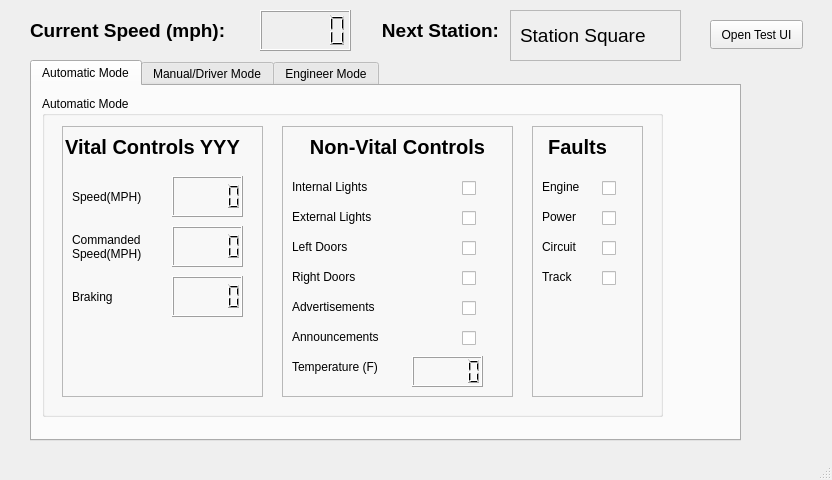
<?xml version="1.0" encoding="UTF-8"?>
<ui version="4.0">
 <class>DriverTestUI</class>
 <widget class="QMainWindow" name="DriverTestUI">
  <property name="geometry">
   <rect>
    <x>0</x>
    <y>0</y>
    <width>832</width>
    <height>480</height>
   </rect>
  </property>
  <property name="windowTitle">
   <string>MainWindow</string>
  </property>
  <property name="autoFillBackground">
   <bool>false</bool>
  </property>
  <widget class="QWidget" name="centralwidget">
   <widget class="QLabel" name="label_5">
    <property name="geometry">
     <rect>
      <x>370</x>
      <y>10</y>
      <width>141</width>
      <height>41</height>
     </rect>
    </property>
    <property name="font">
     <font>
      <pointsize>14</pointsize>
      <bold>true</bold>
     </font>
    </property>
    <property name="text">
     <string>Next Station:</string>
    </property>
    <property name="alignment">
     <set>Qt::AlignCenter</set>
    </property>
   </widget>
   <widget class="QLabel" name="label_6">
    <property name="geometry">
     <rect>
      <x>30</x>
      <y>10</y>
      <width>231</width>
      <height>41</height>
     </rect>
    </property>
    <property name="font">
     <font>
      <pointsize>14</pointsize>
      <bold>true</bold>
     </font>
    </property>
    <property name="text">
     <string>Current Speed (mph):</string>
    </property>
   </widget>
   <widget class="QLCDNumber" name="currentSpeed_lcdDisplay">
    <property name="geometry">
     <rect>
      <x>260</x>
      <y>10</y>
      <width>91</width>
      <height>41</height>
     </rect>
    </property>
    <property name="font">
     <font>
      <pointsize>14</pointsize>
      <bold>true</bold>
     </font>
    </property>
   </widget>
   <widget class="QFrame" name="frame">
    <property name="geometry">
     <rect>
      <x>510</x>
      <y>10</y>
      <width>171</width>
      <height>51</height>
     </rect>
    </property>
    <property name="frameShape">
     <enum>QFrame::StyledPanel</enum>
    </property>
    <property name="frameShadow">
     <enum>QFrame::Raised</enum>
    </property>
    <property name="lineWidth">
     <number>5</number>
    </property>
    <property name="midLineWidth">
     <number>5</number>
    </property>
    <widget class="QLabel" name="next_station_label">
     <property name="geometry">
      <rect>
       <x>10</x>
       <y>10</y>
       <width>161</width>
       <height>31</height>
      </rect>
     </property>
     <property name="font">
      <font>
       <pointsize>14</pointsize>
      </font>
     </property>
     <property name="autoFillBackground">
      <bool>false</bool>
     </property>
     <property name="text">
      <string>Station Square</string>
     </property>
    </widget>
   </widget>
   <widget class="QPushButton" name="pushButton">
    <property name="geometry">
     <rect>
      <x>1360</x>
      <y>20</y>
      <width>71</width>
      <height>30</height>
     </rect>
    </property>
    <property name="font">
     <font>
      <pointsize>14</pointsize>
      <bold>true</bold>
     </font>
    </property>
    <property name="text">
     <string>I/0</string>
    </property>
   </widget>
   <widget class="QTabWidget" name="TabWigets">
    <property name="geometry">
     <rect>
      <x>30</x>
      <y>60</y>
      <width>711</width>
      <height>381</height>
     </rect>
    </property>
    <property name="currentIndex">
     <number>0</number>
    </property>
    <widget class="QWidget" name="tab">
     <attribute name="title">
      <string>Automatic Mode</string>
     </attribute>
     <widget class="QGroupBox" name="ManualMode_GroupBox">
      <property name="geometry">
       <rect>
        <x>10</x>
        <y>10</y>
        <width>621</width>
        <height>321</height>
       </rect>
      </property>
      <property name="title">
       <string>Automatic Mode</string>
      </property>
      <widget class="QFrame" name="VitalControlFrame_2">
       <property name="geometry">
        <rect>
         <x>20</x>
         <y>30</y>
         <width>201</width>
         <height>271</height>
        </rect>
       </property>
       <property name="frameShape">
        <enum>QFrame::StyledPanel</enum>
       </property>
       <property name="frameShadow">
        <enum>QFrame::Raised</enum>
       </property>
       <widget class="QLabel" name="label_11">
        <property name="geometry">
         <rect>
          <x>0</x>
          <y>0</y>
          <width>181</width>
          <height>41</height>
         </rect>
        </property>
        <property name="font">
         <font>
          <pointsize>15</pointsize>
          <bold>true</bold>
         </font>
        </property>
        <property name="text">
         <string>Vital Controls YYY</string>
        </property>
        <property name="alignment">
         <set>Qt::AlignCenter</set>
        </property>
       </widget>
       <widget class="QLCDNumber" name="speed_DisplayBox">
        <property name="geometry">
         <rect>
          <x>110</x>
          <y>50</y>
          <width>71</width>
          <height>41</height>
         </rect>
        </property>
        <property name="font">
         <font>
          <pointsize>14</pointsize>
          <bold>true</bold>
         </font>
        </property>
       </widget>
       <widget class="QLabel" name="label_13">
        <property name="geometry">
         <rect>
          <x>10</x>
          <y>50</y>
          <width>91</width>
          <height>41</height>
         </rect>
        </property>
        <property name="font">
         <font>
          <bold>false</bold>
         </font>
        </property>
        <property name="text">
         <string>Speed(MPH)</string>
        </property>
       </widget>
       <widget class="QLabel" name="label_14">
        <property name="geometry">
         <rect>
          <x>10</x>
          <y>150</y>
          <width>91</width>
          <height>41</height>
         </rect>
        </property>
        <property name="font">
         <font>
          <bold>false</bold>
         </font>
        </property>
        <property name="text">
         <string>Braking</string>
        </property>
       </widget>
       <widget class="QLCDNumber" name="CommandedSpeed_DisplayBox">
        <property name="geometry">
         <rect>
          <x>110</x>
          <y>100</y>
          <width>71</width>
          <height>41</height>
         </rect>
        </property>
        <property name="font">
         <font>
          <pointsize>14</pointsize>
          <bold>true</bold>
         </font>
        </property>
       </widget>
       <widget class="QLCDNumber" name="Braking_DisplayBox">
        <property name="geometry">
         <rect>
          <x>110</x>
          <y>150</y>
          <width>71</width>
          <height>41</height>
         </rect>
        </property>
        <property name="font">
         <font>
          <pointsize>14</pointsize>
          <bold>true</bold>
         </font>
        </property>
       </widget>
      </widget>
      <widget class="QFrame" name="faultsframe">
       <property name="geometry">
        <rect>
         <x>490</x>
         <y>30</y>
         <width>111</width>
         <height>271</height>
        </rect>
       </property>
       <property name="frameShape">
        <enum>QFrame::StyledPanel</enum>
       </property>
       <property name="frameShadow">
        <enum>QFrame::Raised</enum>
       </property>
       <widget class="QLabel" name="label_7">
        <property name="geometry">
         <rect>
          <x>-10</x>
          <y>0</y>
          <width>111</width>
          <height>41</height>
         </rect>
        </property>
        <property name="font">
         <font>
          <pointsize>15</pointsize>
          <bold>true</bold>
         </font>
        </property>
        <property name="text">
         <string>Faults</string>
        </property>
        <property name="alignment">
         <set>Qt::AlignCenter</set>
        </property>
       </widget>
       <widget class="QLabel" name="label_27">
        <property name="geometry">
         <rect>
          <x>10</x>
          <y>40</y>
          <width>61</width>
          <height>41</height>
         </rect>
        </property>
        <property name="font">
         <font>
          <bold>false</bold>
         </font>
        </property>
        <property name="text">
         <string>Engine</string>
        </property>
       </widget>
       <widget class="QLabel" name="label_29">
        <property name="geometry">
         <rect>
          <x>10</x>
          <y>70</y>
          <width>51</width>
          <height>41</height>
         </rect>
        </property>
        <property name="font">
         <font>
          <bold>false</bold>
         </font>
        </property>
        <property name="text">
         <string>Power</string>
        </property>
       </widget>
       <widget class="QCheckBox" name="EngineFault_DisplayBox">
        <property name="geometry">
         <rect>
          <x>70</x>
          <y>50</y>
          <width>31</width>
          <height>24</height>
         </rect>
        </property>
        <property name="text">
         <string/>
        </property>
       </widget>
       <widget class="QCheckBox" name="PowerFault_DisplayBox">
        <property name="geometry">
         <rect>
          <x>70</x>
          <y>80</y>
          <width>31</width>
          <height>24</height>
         </rect>
        </property>
        <property name="text">
         <string/>
        </property>
       </widget>
       <widget class="QCheckBox" name="CircuitFault_DisplayBox">
        <property name="geometry">
         <rect>
          <x>70</x>
          <y>110</y>
          <width>21</width>
          <height>24</height>
         </rect>
        </property>
        <property name="text">
         <string/>
        </property>
       </widget>
       <widget class="QCheckBox" name="TrackFault_DisplayBox">
        <property name="geometry">
         <rect>
          <x>70</x>
          <y>140</y>
          <width>31</width>
          <height>24</height>
         </rect>
        </property>
        <property name="text">
         <string/>
        </property>
       </widget>
       <widget class="QLabel" name="label_28">
        <property name="geometry">
         <rect>
          <x>10</x>
          <y>130</y>
          <width>61</width>
          <height>41</height>
         </rect>
        </property>
        <property name="font">
         <font>
          <bold>false</bold>
         </font>
        </property>
        <property name="text">
         <string>Track</string>
        </property>
       </widget>
       <widget class="QLabel" name="label_30">
        <property name="geometry">
         <rect>
          <x>10</x>
          <y>100</y>
          <width>51</width>
          <height>41</height>
         </rect>
        </property>
        <property name="font">
         <font>
          <bold>false</bold>
         </font>
        </property>
        <property name="text">
         <string>Circuit</string>
        </property>
       </widget>
      </widget>
      <widget class="QLabel" name="label_15">
       <property name="geometry">
        <rect>
         <x>30</x>
         <y>130</y>
         <width>101</width>
         <height>41</height>
        </rect>
       </property>
       <property name="font">
        <font>
         <bold>false</bold>
        </font>
       </property>
       <property name="text">
        <string>Commanded Speed(MPH)</string>
       </property>
       <property name="wordWrap">
        <bool>true</bool>
       </property>
      </widget>
      <widget class="QFrame" name="VitalControlFrame">
       <property name="geometry">
        <rect>
         <x>240</x>
         <y>30</y>
         <width>231</width>
         <height>271</height>
        </rect>
       </property>
       <property name="frameShape">
        <enum>QFrame::StyledPanel</enum>
       </property>
       <property name="frameShadow">
        <enum>QFrame::Raised</enum>
       </property>
       <widget class="QLabel" name="label_16">
        <property name="geometry">
         <rect>
          <x>-10</x>
          <y>0</y>
          <width>251</width>
          <height>41</height>
         </rect>
        </property>
        <property name="font">
         <font>
          <pointsize>15</pointsize>
          <bold>true</bold>
         </font>
        </property>
        <property name="text">
         <string>Non-Vital Controls</string>
        </property>
        <property name="alignment">
         <set>Qt::AlignCenter</set>
        </property>
       </widget>
       <widget class="QLabel" name="label_18">
        <property name="geometry">
         <rect>
          <x>10</x>
          <y>70</y>
          <width>101</width>
          <height>41</height>
         </rect>
        </property>
        <property name="font">
         <font>
          <bold>false</bold>
         </font>
        </property>
        <property name="text">
         <string>External Lights</string>
        </property>
       </widget>
       <widget class="QLCDNumber" name="Temperature_DisplayBox">
        <property name="geometry">
         <rect>
          <x>130</x>
          <y>230</y>
          <width>71</width>
          <height>31</height>
         </rect>
        </property>
        <property name="font">
         <font>
          <pointsize>14</pointsize>
          <bold>true</bold>
         </font>
        </property>
       </widget>
       <widget class="QLabel" name="label_20">
        <property name="geometry">
         <rect>
          <x>10</x>
          <y>100</y>
          <width>101</width>
          <height>41</height>
         </rect>
        </property>
        <property name="font">
         <font>
          <bold>false</bold>
         </font>
        </property>
        <property name="text">
         <string>Left Doors</string>
        </property>
       </widget>
       <widget class="QCheckBox" name="InternalLights_DisplayBox">
        <property name="geometry">
         <rect>
          <x>180</x>
          <y>50</y>
          <width>31</width>
          <height>24</height>
         </rect>
        </property>
        <property name="text">
         <string/>
        </property>
       </widget>
       <widget class="QCheckBox" name="InternalLights_DisplayCheck_3">
        <property name="geometry">
         <rect>
          <x>320</x>
          <y>70</y>
          <width>31</width>
          <height>24</height>
         </rect>
        </property>
        <property name="text">
         <string/>
        </property>
       </widget>
       <widget class="QLabel" name="label_19">
        <property name="geometry">
         <rect>
          <x>10</x>
          <y>40</y>
          <width>101</width>
          <height>41</height>
         </rect>
        </property>
        <property name="font">
         <font>
          <bold>false</bold>
         </font>
        </property>
        <property name="text">
         <string>Internal Lights</string>
        </property>
       </widget>
       <widget class="QLabel" name="label_21">
        <property name="geometry">
         <rect>
          <x>10</x>
          <y>130</y>
          <width>101</width>
          <height>41</height>
         </rect>
        </property>
        <property name="font">
         <font>
          <bold>false</bold>
         </font>
        </property>
        <property name="text">
         <string>Right Doors</string>
        </property>
       </widget>
       <widget class="QCheckBox" name="ExternalLights_DisplayBox">
        <property name="geometry">
         <rect>
          <x>180</x>
          <y>80</y>
          <width>31</width>
          <height>24</height>
         </rect>
        </property>
        <property name="text">
         <string/>
        </property>
       </widget>
       <widget class="QCheckBox" name="LeftDoors_DisplayBox">
        <property name="geometry">
         <rect>
          <x>180</x>
          <y>110</y>
          <width>31</width>
          <height>24</height>
         </rect>
        </property>
        <property name="text">
         <string/>
        </property>
       </widget>
       <widget class="QCheckBox" name="RightDoors_DisplayBox">
        <property name="geometry">
         <rect>
          <x>180</x>
          <y>140</y>
          <width>31</width>
          <height>24</height>
         </rect>
        </property>
        <property name="text">
         <string/>
        </property>
       </widget>
       <widget class="QCheckBox" name="Advertisements_DisplayBox">
        <property name="geometry">
         <rect>
          <x>180</x>
          <y>170</y>
          <width>31</width>
          <height>24</height>
         </rect>
        </property>
        <property name="text">
         <string/>
        </property>
       </widget>
       <widget class="QCheckBox" name="Announcements_DisplayBox">
        <property name="geometry">
         <rect>
          <x>180</x>
          <y>200</y>
          <width>31</width>
          <height>24</height>
         </rect>
        </property>
        <property name="text">
         <string/>
        </property>
       </widget>
       <widget class="QLabel" name="label_22">
        <property name="geometry">
         <rect>
          <x>10</x>
          <y>160</y>
          <width>111</width>
          <height>41</height>
         </rect>
        </property>
        <property name="font">
         <font>
          <bold>false</bold>
         </font>
        </property>
        <property name="text">
         <string>Advertisements</string>
        </property>
       </widget>
       <widget class="QLabel" name="label_24">
        <property name="geometry">
         <rect>
          <x>10</x>
          <y>190</y>
          <width>111</width>
          <height>41</height>
         </rect>
        </property>
        <property name="font">
         <font>
          <bold>false</bold>
         </font>
        </property>
        <property name="text">
         <string>Announcements</string>
        </property>
       </widget>
       <widget class="QLabel" name="label_23">
        <property name="geometry">
         <rect>
          <x>10</x>
          <y>220</y>
          <width>111</width>
          <height>41</height>
         </rect>
        </property>
        <property name="font">
         <font>
          <bold>false</bold>
         </font>
        </property>
        <property name="text">
         <string>Temperature (F)</string>
        </property>
       </widget>
      </widget>
     </widget>
    </widget>
    <widget class="QWidget" name="tab_2">
     <attribute name="title">
      <string>Manual/Driver Mode</string>
     </attribute>
     <widget class="QGroupBox" name="Manual_Frame">
      <property name="geometry">
       <rect>
        <x>10</x>
        <y>10</y>
        <width>651</width>
        <height>261</height>
       </rect>
      </property>
      <property name="title">
       <string>Manual Mode</string>
      </property>
      <widget class="QCheckBox" name="Advertisements_CheckBox">
       <property name="geometry">
        <rect>
         <x>370</x>
         <y>150</y>
         <width>81</width>
         <height>23</height>
        </rect>
       </property>
       <property name="text">
        <string>On/Off</string>
       </property>
      </widget>
      <widget class="QLabel" name="label_10">
       <property name="geometry">
        <rect>
         <x>150</x>
         <y>100</y>
         <width>91</width>
         <height>41</height>
        </rect>
       </property>
       <property name="font">
        <font>
         <bold>true</bold>
        </font>
       </property>
       <property name="text">
        <string>Braking</string>
       </property>
      </widget>
      <widget class="QSlider" name="speed_Slider">
       <property name="geometry">
        <rect>
         <x>20</x>
         <y>80</y>
         <width>121</width>
         <height>22</height>
        </rect>
       </property>
       <property name="orientation">
        <enum>Qt::Horizontal</enum>
       </property>
      </widget>
      <widget class="QLabel" name="label_3">
       <property name="geometry">
        <rect>
         <x>240</x>
         <y>110</y>
         <width>67</width>
         <height>17</height>
        </rect>
       </property>
       <property name="font">
        <font>
         <bold>true</bold>
        </font>
       </property>
       <property name="text">
        <string>Lights</string>
       </property>
       <property name="alignment">
        <set>Qt::AlignCenter</set>
       </property>
      </widget>
      <widget class="QCheckBox" name="Annoucements_CheckBox">
       <property name="geometry">
        <rect>
         <x>250</x>
         <y>70</y>
         <width>81</width>
         <height>23</height>
        </rect>
       </property>
       <property name="text">
        <string>On/Off</string>
       </property>
      </widget>
      <widget class="QDoubleSpinBox" name="temperature_box">
       <property name="geometry">
        <rect>
         <x>370</x>
         <y>70</y>
         <width>91</width>
         <height>32</height>
        </rect>
       </property>
       <property name="minimum">
        <double>50.000000000000000</double>
       </property>
       <property name="maximum">
        <double>90.000000000000000</double>
       </property>
       <property name="value">
        <double>72.000000000000000</double>
       </property>
      </widget>
      <widget class="QSlider" name="braking_Slider">
       <property name="geometry">
        <rect>
         <x>20</x>
         <y>150</y>
         <width>121</width>
         <height>22</height>
        </rect>
       </property>
       <property name="orientation">
        <enum>Qt::Horizontal</enum>
       </property>
      </widget>
      <widget class="QLCDNumber" name="braking_lcdDisplay">
       <property name="geometry">
        <rect>
         <x>150</x>
         <y>140</y>
         <width>71</width>
         <height>41</height>
        </rect>
       </property>
       <property name="font">
        <font>
         <pointsize>14</pointsize>
         <bold>true</bold>
        </font>
       </property>
      </widget>
      <widget class="QLCDNumber" name="speed_lcdDisplay">
       <property name="geometry">
        <rect>
         <x>150</x>
         <y>60</y>
         <width>71</width>
         <height>41</height>
        </rect>
       </property>
       <property name="font">
        <font>
         <pointsize>14</pointsize>
         <bold>true</bold>
        </font>
       </property>
      </widget>
      <widget class="Line" name="line_2">
       <property name="geometry">
        <rect>
         <x>480</x>
         <y>30</y>
         <width>20</width>
         <height>201</height>
        </rect>
       </property>
       <property name="orientation">
        <enum>Qt::Vertical</enum>
       </property>
      </widget>
      <widget class="Line" name="line">
       <property name="geometry">
        <rect>
         <x>230</x>
         <y>30</y>
         <width>20</width>
         <height>211</height>
        </rect>
       </property>
       <property name="orientation">
        <enum>Qt::Vertical</enum>
       </property>
      </widget>
      <widget class="QComboBox" name="lights_ComboBox">
       <property name="geometry">
        <rect>
         <x>250</x>
         <y>140</y>
         <width>91</width>
         <height>26</height>
        </rect>
       </property>
       <item>
        <property name="text">
         <string>Off</string>
        </property>
       </item>
       <item>
        <property name="text">
         <string>Internal</string>
        </property>
       </item>
       <item>
        <property name="text">
         <string>External</string>
        </property>
       </item>
       <item>
        <property name="text">
         <string>Both</string>
        </property>
       </item>
      </widget>
      <widget class="QPushButton" name="e_brake_button">
       <property name="geometry">
        <rect>
         <x>510</x>
         <y>80</y>
         <width>131</width>
         <height>101</height>
        </rect>
       </property>
       <property name="font">
        <font>
         <bold>true</bold>
        </font>
       </property>
       <property name="autoFillBackground">
        <bool>false</bool>
       </property>
       <property name="text">
        <string>Emergency Brake</string>
       </property>
      </widget>
      <widget class="QComboBox" name="doors_ComboBox">
       <property name="geometry">
        <rect>
         <x>250</x>
         <y>210</y>
         <width>91</width>
         <height>26</height>
        </rect>
       </property>
       <item>
        <property name="text">
         <string>Closed</string>
        </property>
       </item>
       <item>
        <property name="text">
         <string>Left</string>
        </property>
       </item>
       <item>
        <property name="text">
         <string>Right</string>
        </property>
       </item>
       <item>
        <property name="text">
         <string>Both</string>
        </property>
       </item>
      </widget>
      <widget class="QLabel" name="label_4">
       <property name="geometry">
        <rect>
         <x>240</x>
         <y>180</y>
         <width>67</width>
         <height>17</height>
        </rect>
       </property>
       <property name="font">
        <font>
         <bold>true</bold>
        </font>
       </property>
       <property name="text">
        <string>Doors</string>
       </property>
       <property name="alignment">
        <set>Qt::AlignCenter</set>
       </property>
      </widget>
      <widget class="QLabel" name="label_8">
       <property name="geometry">
        <rect>
         <x>250</x>
         <y>40</y>
         <width>121</width>
         <height>20</height>
        </rect>
       </property>
       <property name="font">
        <font>
         <bold>true</bold>
        </font>
       </property>
       <property name="text">
        <string>Announcements</string>
       </property>
       <property name="alignment">
        <set>Qt::AlignCenter</set>
       </property>
      </widget>
      <widget class="QLabel" name="label_2">
       <property name="geometry">
        <rect>
         <x>150</x>
         <y>20</y>
         <width>91</width>
         <height>41</height>
        </rect>
       </property>
       <property name="font">
        <font>
         <bold>true</bold>
        </font>
       </property>
       <property name="text">
        <string>Speed(MPH)</string>
       </property>
      </widget>
      <widget class="QLabel" name="label_12">
       <property name="geometry">
        <rect>
         <x>370</x>
         <y>120</y>
         <width>121</width>
         <height>20</height>
        </rect>
       </property>
       <property name="font">
        <font>
         <bold>true</bold>
        </font>
       </property>
       <property name="text">
        <string>Advertisements</string>
       </property>
       <property name="alignment">
        <set>Qt::AlignCenter</set>
       </property>
      </widget>
      <widget class="QLabel" name="label_9">
       <property name="geometry">
        <rect>
         <x>370</x>
         <y>40</y>
         <width>111</width>
         <height>22</height>
        </rect>
       </property>
       <property name="font">
        <font>
         <bold>true</bold>
         <kerning>false</kerning>
        </font>
       </property>
       <property name="text">
        <string>Temperature(F)</string>
       </property>
       <property name="alignment">
        <set>Qt::AlignCenter</set>
       </property>
      </widget>
     </widget>
    </widget>
    <widget class="QWidget" name="tab_3">
     <attribute name="title">
      <string>Engineer Mode</string>
     </attribute>
     <widget class="QGroupBox" name="EngineerMode_Frame">
      <property name="geometry">
       <rect>
        <x>10</x>
        <y>10</y>
        <width>371</width>
        <height>80</height>
       </rect>
      </property>
      <property name="title">
       <string>Engineer Mode</string>
      </property>
      <widget class="QLabel" name="label_31">
       <property name="geometry">
        <rect>
         <x>200</x>
         <y>40</y>
         <width>63</width>
         <height>20</height>
        </rect>
       </property>
       <property name="text">
        <string>Set Ki:</string>
       </property>
      </widget>
      <widget class="QDoubleSpinBox" name="setKp_Box">
       <property name="geometry">
        <rect>
         <x>90</x>
         <y>30</y>
         <width>91</width>
         <height>32</height>
        </rect>
       </property>
       <property name="minimum">
        <double>50.000000000000000</double>
       </property>
       <property name="maximum">
        <double>90.000000000000000</double>
       </property>
       <property name="value">
        <double>72.000000000000000</double>
       </property>
      </widget>
      <widget class="QLabel" name="label">
       <property name="geometry">
        <rect>
         <x>30</x>
         <y>40</y>
         <width>63</width>
         <height>20</height>
        </rect>
       </property>
       <property name="text">
        <string>Set Kp:</string>
       </property>
      </widget>
      <widget class="QDoubleSpinBox" name="setKi_Box">
       <property name="geometry">
        <rect>
         <x>250</x>
         <y>30</y>
         <width>91</width>
         <height>32</height>
        </rect>
       </property>
       <property name="minimum">
        <double>50.000000000000000</double>
       </property>
       <property name="maximum">
        <double>90.000000000000000</double>
       </property>
       <property name="value">
        <double>72.000000000000000</double>
       </property>
      </widget>
     </widget>
    </widget>
   </widget>
   <widget class="QPushButton" name="OpenTestUI">
    <property name="geometry">
     <rect>
      <x>710</x>
      <y>20</y>
      <width>93</width>
      <height>29</height>
     </rect>
    </property>
    <property name="text">
     <string>Open Test UI</string>
    </property>
   </widget>
  </widget>
  <widget class="QStatusBar" name="statusbar"/>
 </widget>
 <resources/>
 <connections>
  <connection>
   <sender>speed_Slider</sender>
   <signal>valueChanged(int)</signal>
   <receiver>speed_lcdDisplay</receiver>
   <slot>display(int)</slot>
   <hints>
    <hint type="sourcelabel">
     <x>132</x>
     <y>188</y>
    </hint>
    <hint type="destinationlabel">
     <x>220</x>
     <y>185</y>
    </hint>
   </hints>
  </connection>
  <connection>
   <sender>temperature_box</sender>
   <signal>valueChanged(double)</signal>
   <receiver>temperature_box</receiver>
   <slot>setValue(double)</slot>
   <hints>
    <hint type="sourcelabel">
     <x>442</x>
     <y>182</y>
    </hint>
    <hint type="destinationlabel">
     <x>442</x>
     <y>175</y>
    </hint>
   </hints>
  </connection>
  <connection>
   <sender>braking_Slider</sender>
   <signal>valueChanged(int)</signal>
   <receiver>braking_lcdDisplay</receiver>
   <slot>display(int)</slot>
   <hints>
    <hint type="sourcelabel">
     <x>109</x>
     <y>250</y>
    </hint>
    <hint type="destinationlabel">
     <x>210</x>
     <y>236</y>
    </hint>
   </hints>
  </connection>
 </connections>
</ui>
